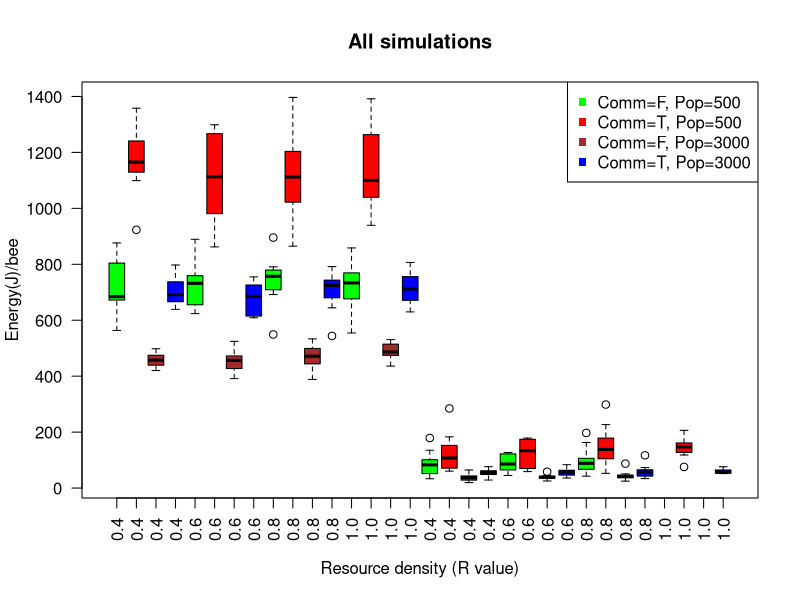
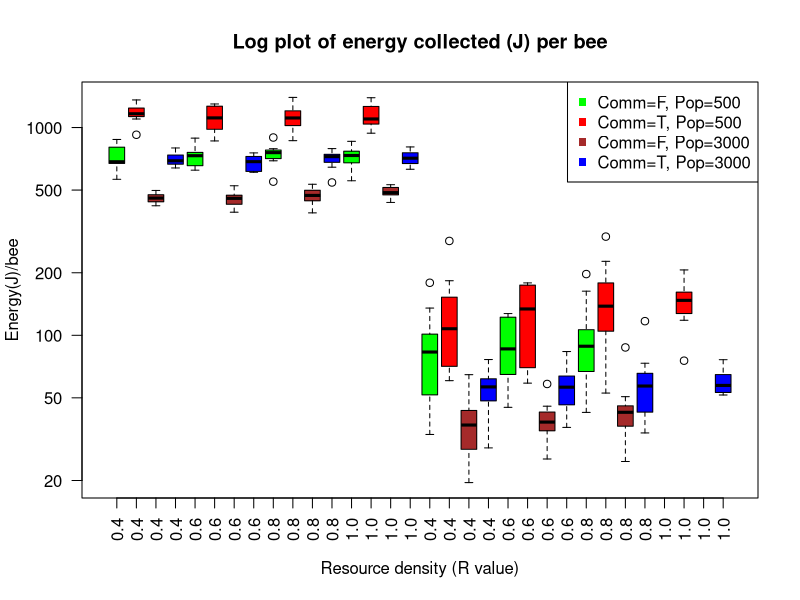
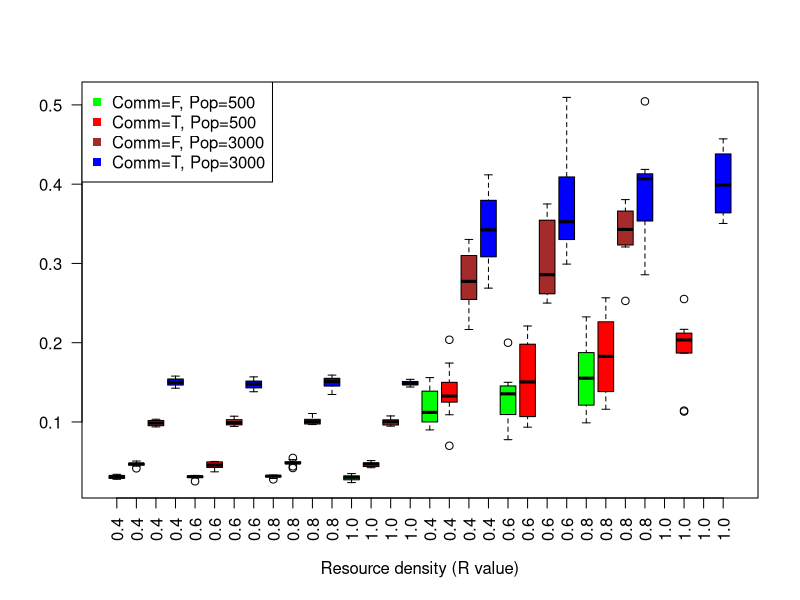
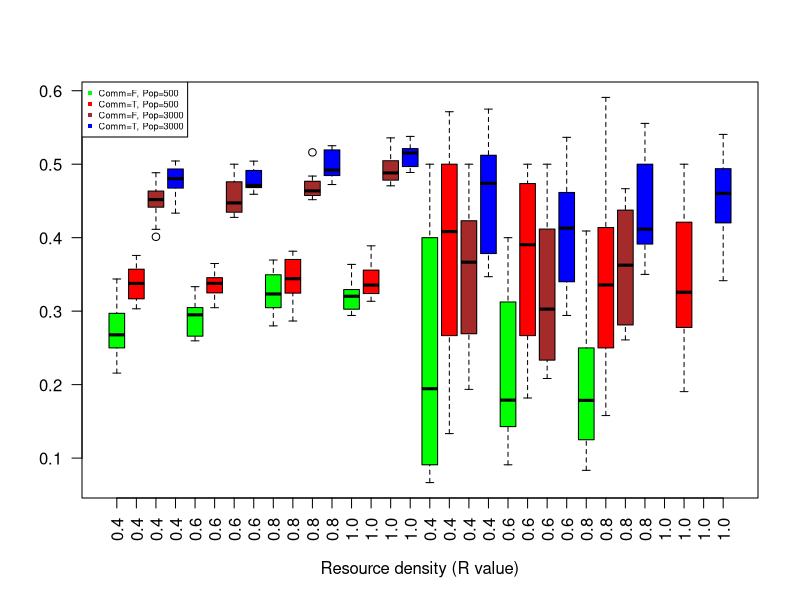
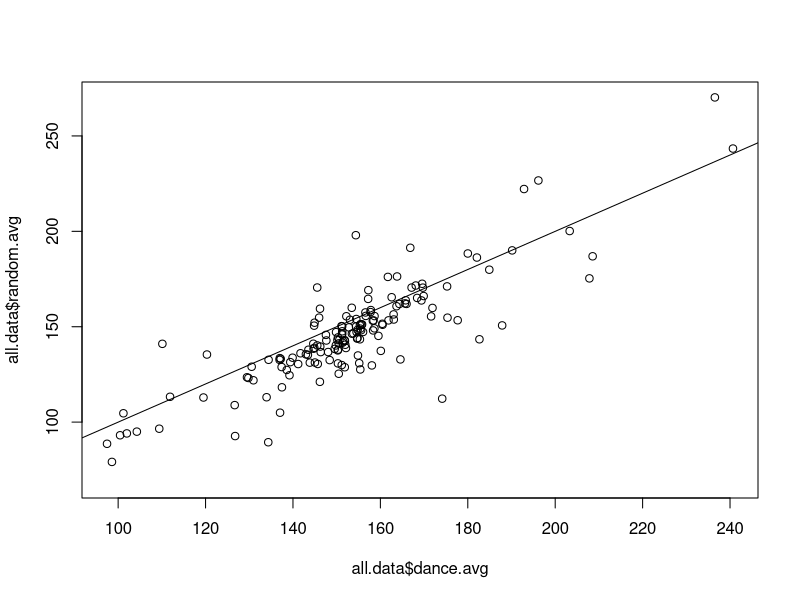
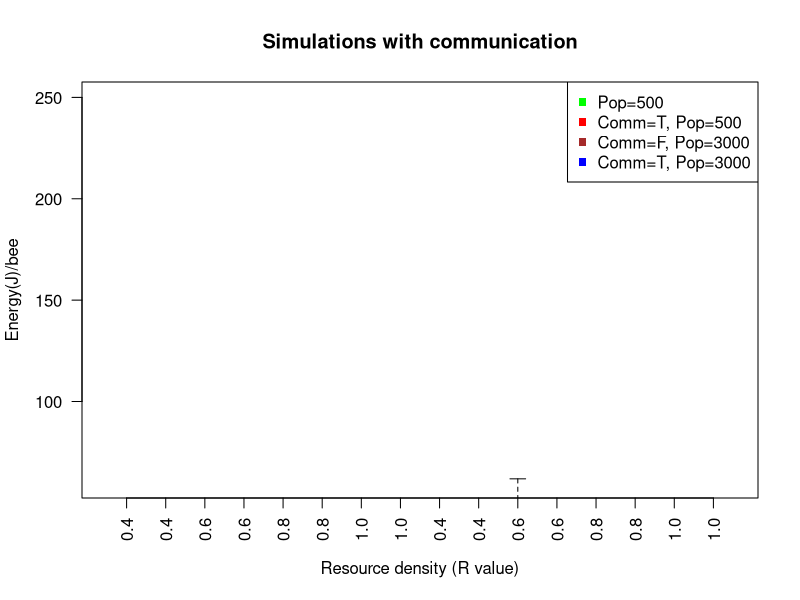

Write the R code that produced these figures, in order.
## ---- chunk 1
library(dplyr)
# setwd("~/Google Drive/Semester 8/Thesis/NetLogo+R GitHub/NetLogo R Analyses/Sim Analyses4")

# Simulation data
all.data <- read.csv("Bees sim_all4-table.csv", skip = 6, stringsAsFactors=FALSE)

# Data calculation
all.data$energy.bee <- all.data$hive.collected / all.data$population
all.data$log.energy.bee <- log(all.data$energy.bee)
all.data$dance.avg <- all.data$dance.quality / all.data$dance.quantity
all.data$random.avg <- all.data$random.quality / all.data$random.quantity
all.data$avg.diff <-all.data$dance.avg - all.data$random.avg

# Data cleanup
names(all.data)[4] <- "communication"
all.data$communication <- as.factor(all.data$communication)
all.data$population <- as.factor(all.data$population)
all.data$environment <- as.factor(sapply(1:nrow(all.data), 
                                         function(i) {i <- paste(substr(all.data$resource_density[i],2,2), 
                                                                 ": ", substr(all.data$R_value[i], 2,4), 
                                                                 sep = "")}))

# Dense
dense.data <- all.data %>% filter(resource_density == "\"dense\"")
dense.data$environment <- as.factor(as.character(dense.data$environment))
# Sparse
sparse.data <- all.data %>% filter(resource_density == "\"sparse\"")
sparse.data$environment <- as.factor(as.character(sparse.data$environment))
# Comm
comm.data <- all.data %>% filter(communication == TRUE)

# New table for dance and random avg quality
dance.data <- data.frame(energy.avg = comm.data$dance.avg, environment = comm.data$environment, 
                         communication = comm.data$communication, population = comm.data$population,
                         id.method = rep("dance", length(comm.data[,1])))
random.data <- data.frame(energy.avg = comm.data$random.avg, environment = comm.data$environment, 
                         communication = comm.data$communication, population = comm.data$population,
                         id.method = rep("random", length(comm.data[,1])))
avg.data <- rbind(dance.data, random.data)
## ---- chunk 2
# Plot results
boxplot(energy.bee ~ communication+population+environment, data=all.data, 
        col = c("green", "red", "brown", "blue"), las = 2, main = "All simulations", 
        xlab = "Resource density (R value)", ylab = "Energy(J)/bee", 
        names = c("0.4", "0.4", "0.4", "0.4",
                  "0.6", "0.6", "0.6", "0.6",
                  "0.8", "0.8", "0.8", "0.8",
                  "1.0", "1.0", "1.0", "1.0",
                  "0.4", "0.4", "0.4", "0.4",
                  "0.6", "0.6", "0.6", "0.6",
                  "0.8", "0.8", "0.8", "0.8",
                  "1.0", "1.0", "1.0", "1.0"))
legend("topright", pch = 15, col = c("green", "red", "brown", "blue"), 
       c("Comm=F, Pop=500", "Comm=T, Pop=500", "Comm=F, Pop=3000", "Comm=T, Pop=3000"))

boxplot(energy.bee ~ communication+population+environment, data=all.data, log = "y", 
        col = c("green", "red", "brown", "blue"), las = 2, main = "Log plot of energy collected (J) per bee", 
        xlab = "Resource density (R value)", ylab = "Energy(J)/bee", 
        names = c("0.4", "0.4", "0.4", "0.4",
                  "0.6", "0.6", "0.6", "0.6",
                  "0.8", "0.8", "0.8", "0.8",
                  "1.0", "1.0", "1.0", "1.0",
                  "0.4", "0.4", "0.4", "0.4",
                  "0.6", "0.6", "0.6", "0.6",
                  "0.8", "0.8", "0.8", "0.8",
                  "1.0", "1.0", "1.0", "1.0"))
legend("topright", pch = 15, col = c("green", "red", "brown", "blue"), 
       c("Comm=F, Pop=500", "Comm=T, Pop=500", "Comm=F, Pop=3000", "Comm=T, Pop=3000"))
## ---- chunk 3
null <- lm(log.energy.bee ~ population+communication+environment, data = all.data)
alt.1a <- lm(log.energy.bee ~ population*communication+environment, data = all.data)
anova(null, alt.1a)
## ---- chunk 4
alt.1b <- lm(log.energy.bee ~ population*environment+communication, data = all.data)
anova(null, alt.1b)
## ---- chunk 5
alt.1c <- lm(energy.bee ~ population+communication*environment, data = all.data)
anova(lm(energy.bee ~ population+communication+environment, data = all.data), alt.1c)
## ---- chunk 6
null.all.1 <- lm(log.energy.bee ~ population + communication + environment + 
                   population*communication + population*environment + communication*environment, data = all.data)
alt.all.1 <- lm(log.energy.bee ~ population*communication*environment, data = all.data)
anova(null.all.1, alt.all.1)
## ---- chunk 7
boxplot((resources.found/resources) ~ communication+population+environment, data=all.data, 
        col = c("green", "red", "brown", "blue"), las = 2, main = "", 
        xlab = "Resource density (R value)", ylab = "", 
        names = c("0.4", "0.4", "0.4", "0.4",
                  "0.6", "0.6", "0.6", "0.6",
                  "0.8", "0.8", "0.8", "0.8",
                  "1.0", "1.0", "1.0", "1.0",
                  "0.4", "0.4", "0.4", "0.4",
                  "0.6", "0.6", "0.6", "0.6",
                  "0.8", "0.8", "0.8", "0.8",
                  "1.0", "1.0", "1.0", "1.0"))
legend("topleft", pch = 15, col = c("green", "red", "brown", "blue"), 
       c("Comm=F, Pop=500", "Comm=T, Pop=500", "Comm=F, Pop=3000", "Comm=T, Pop=3000"))
## ---- chunk 8
# found.all
null.2 <- glm(cbind(resources.found, resources.untouched) ~ population+communication+environment, 
              family = binomial(), data = all.data)
alt.2a <- glm(cbind(resources.found, resources.untouched) ~ population*communication+environment, 
              family = binomial(), data = all.data)
anova(null.2, alt.2a, test="Chisq")

alt.2b <- glm(cbind(resources.found, resources.untouched) ~ population+communication*environment, 
              family = binomial(), data = all.data)
anova(null.2, alt.2b, test="Chisq")

alt.2c <- glm(cbind(resources.found, resources.untouched) ~ population*environment+communication, 
              family = binomial(), data = all.data)
anova(null.2, alt.2c, test="Chisq")
## ---- chunk 9
null.all.2 <- glm(cbind(resources.found, resources.untouched) ~ population + communication + environment + 
                    population*communication + population*environment + communication*environment, 
                  family = binomial(), data = all.data)
alt.all.2 <- glm(cbind(resources.found, resources.untouched) ~ population*environment*communication, 
                 family = binomial(), data = all.data)
anova(null.all.2, alt.all.2, test="Chisq")
## ---- chunk 10
boxplot((resources.depleted/resources.found) ~ communication+population+environment, data=all.data, 
        col = c("green", "red", "brown", "blue"), las = 2, main = "", 
        xlab = "Resource density (R value)", ylab = "", 
        names = c("0.4", "0.4", "0.4", "0.4",
                  "0.6", "0.6", "0.6", "0.6",
                  "0.8", "0.8", "0.8", "0.8",
                  "1.0", "1.0", "1.0", "1.0",
                  "0.4", "0.4", "0.4", "0.4",
                  "0.6", "0.6", "0.6", "0.6",
                  "0.8", "0.8", "0.8", "0.8",
                  "1.0", "1.0", "1.0", "1.0"))
legend("topleft", pch = 15, cex = 0.55, col = c("green", "red", "brown", "blue"), 
       c("Comm=F, Pop=500", "Comm=T, Pop=500", "Comm=F, Pop=3000", "Comm=T, Pop=3000"))
## ---- chunk 11
# found.all
null.3 <- glm(cbind(resources.depleted, (resources.found-resources.depleted)) ~ 
                population+communication+environment, 
              family = binomial(), data = all.data)
alt.3a <- glm(cbind(resources.depleted, (resources.found-resources.depleted)) ~ 
                population*communication+environment, 
              family = binomial(), data = all.data)
anova(null.3, alt.3a, test="Chisq")

alt.3b <- glm(cbind(resources.depleted, (resources.found-resources.depleted)) ~ 
                population+communication*environment, 
              family = binomial(), data = all.data)
anova(null.3, alt.3b, test="Chisq")

alt.3c <- glm(cbind(resources.depleted, (resources.found-resources.depleted)) ~ 
                population*environment+communication, 
              family = binomial(), data = all.data)
anova(null.3, alt.3c, test="Chisq")
## ---- chunk 12
null.all.3 <- glm(cbind(resources.depleted, (resources.found-resources.depleted)) ~ 
                    population + communication + environment + 
                    population*communication + population*environment + communication*environment, 
                  family = binomial(), data = all.data)
alt.all.3 <- glm(cbind(resources.depleted, (resources.found-resources.depleted)) ~
                   population*environment*communication, 
                 family = binomial(), data = all.data)
anova(null.all.3, alt.all.3, test="Chisq")
## ---- chunk 13
plot(x = all.data$dance.avg, y = all.data$random.avg)
abline(a = 0, b = 1)

boxplot(avg.diff ~ population+environment, data=comm.data, 
        col = c("green", "red"), las = 2, main = "Simulations with communication", 
        xlab = "Resource density (R value)", ylab = "Energy(J)/bee", 
        ylim = c(60, 250), 
        names = c("0.4", "0.4",
                  "0.6", "0.6",
                  "0.8", "0.8",
                  "1.0", "1.0",
                  "0.4", "0.4",
                  "0.6", "0.6",
                  "0.8", "0.8",
                  "1.0", "1.0"))
legend("topright", pch = 15, col = c("green", "red", "brown", "blue"), 
       c("Pop=500", "Comm=T, Pop=500", "Comm=F, Pop=3000", "Comm=T, Pop=3000"))

## ---- chunk 14
#null <- glm(cbind(dance.avg, random.avg) ~ population+communication+environment, data = all.data[!is.na(all.data$dance.avg),])
#alt.1a <- lm(log.energy.bee ~ population*communication+environment, data = all.data)
#anova(null, alt.1a)
## ---- chunk 15
#alt.1b <- lm(log.energy.bee ~ population*environment+communication, data = all.data)
#anova(null, alt.1b)
## ---- chunk 16
#alt.1c <- lm(energy.bee ~ population+communication*environment, data = all.data)
#anova(lm(energy.bee ~ population+communication+environment, data = all.data), alt.1c)
## ---- chunk 17
#null.all.1 <- lm(log.energy.bee ~ population + communication + environment + 
#                   population*communication + population*environment + communication*environment, data = all.data)
#alt.all.1 <- lm(log.energy.bee ~ population*communication*environment, data = all.data)
#anova(null.all.1, alt.all.1)
